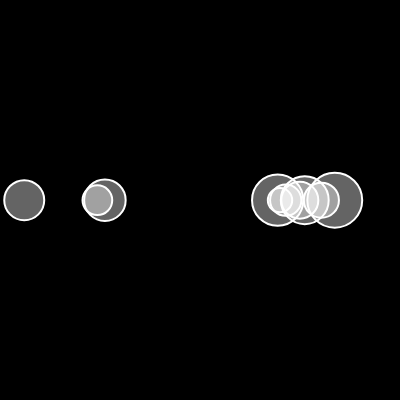
Frame 1 (no input)
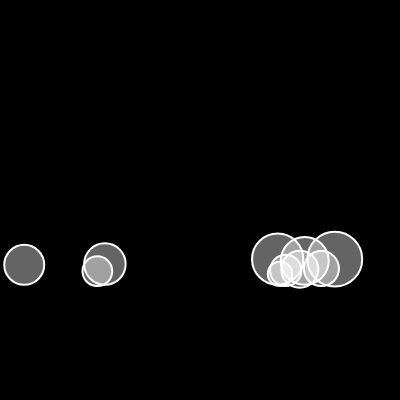
Frame 60 (no input)
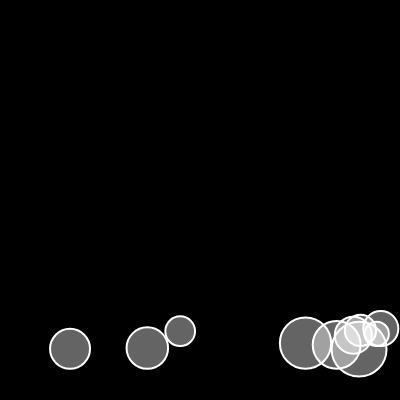
Frame 120 (the mouse pressed at the canvas centre since frame 60)

The p5.js sketch that drew these frames (run headless with seeded random() and noise() and a simulated clock; from frame 60 on, the mouse is pressed at the canvas centre):

// p5.js sketch
// ── sketch.js
// 마찰

let movers = [];
let mu = 0.1;

function setup() {
  createCanvas(400, 400);
  for (let i = 0; i < 10; i++) {
    movers[i] = new Mover(random(width), 200, random(1, 8));
  }
}

function draw() {
  background(0);

  for (let mover of movers) {
    if (mouseIsPressed) {
      let wind = createVector(0.1, 0);
      mover.applyForce(wind);
    }

    // 가짜 중력 만들기
    let gravity = createVector(0, 0.2);

    // 무게 적용하기 weight = gravity * mass
    let weightA = p5.Vector.mult(gravity, mover.mass);

    mover.applyForce(weightA);

    mover.friction();

    mover.update();
    mover.edges(gravity);
    mover.show();
  }

  fill(255);
  textSize(20);
}

// ── mover.js
class Mover {
  constructor(x, y, m) {
    this.pos = createVector(x, y);
    this.vel = createVector(0, 0);
    this.acc = createVector(0, 0);
    this.mass = m;
    this.r = sqrt(this.mass) * 10;
    // Math.sqrt(): Square root. 숫자의 제곱근을 계산한다
  }

  friction() {
    // Friction = -1 * Mu(마찰계수) * Normal_Force * Velocity_unit_vector
    let diff = height - (this.pos.y + this.r);
    if (diff < 1) {
      // this.vel.mult(0.95); // 속도만 늦춰줘도 friction 비슷한 효과를 낼 수 있다 but movers 모두 비슷하게 멈추게 됨
      let friction = this.vel.copy();
      friction.normalize();
      friction.mult(-1);

      let normal = this.mass;
      friction.setMag(mu * normal);

      this.applyForce(friction);
    }
  }

  applyForce(force) {
    // Force = Mass * Acceleration
    // Acceleration = Force / Mass

    // force.div(this.mass); // 이렇게 하면 force 값을 변형시키기때문에 moverA와 moverB의 질량이 달라짐
    let f = p5.Vector.div(force, this.mass); // static function을 사용한다
    this.acc.add(f);
  }

  edges() {
    // 공이 바닥에 닿는다면 반대방향으로 튕기게 만든다
    if (this.pos.y >= height - this.r) {
      this.pos.y = height - this.r;
      this.vel.y *= -1;
    }
    if (this.pos.x >= width - this.r) {
      this.pos.x = width - this.r;
      this.vel.x *= -1;
    } else if (this.pos.x <= 0 - this.r) {
      this.pos.x = this.r;
      this.vel.x *= -1;
    }
  }

  update() {
    // 마우스위치와 mover의 위치에 따라서 가속도를 주는 방법
    // let mouse = createVector(mouseX, mouseY);
    // this.acc = p5.Vector.sub(mouse, this.pos);
    // this.acc.setMag(0.1);

    this.vel.add(this.acc);
    // this.vel.limit(5); // 속도 제한 - random walker와 비슷한 움직임
    this.pos.add(this.vel);
    this.acc.set(0, 0); // 매 애니메이션이 끝날 때마다 가속도 값을 0으로 초기화시킨다
  }

  show() {
    stroke(255);
    strokeWeight(2);
    fill(255, 100);
    ellipse(this.pos.x, this.pos.y, this.r * 2);
  }
}
